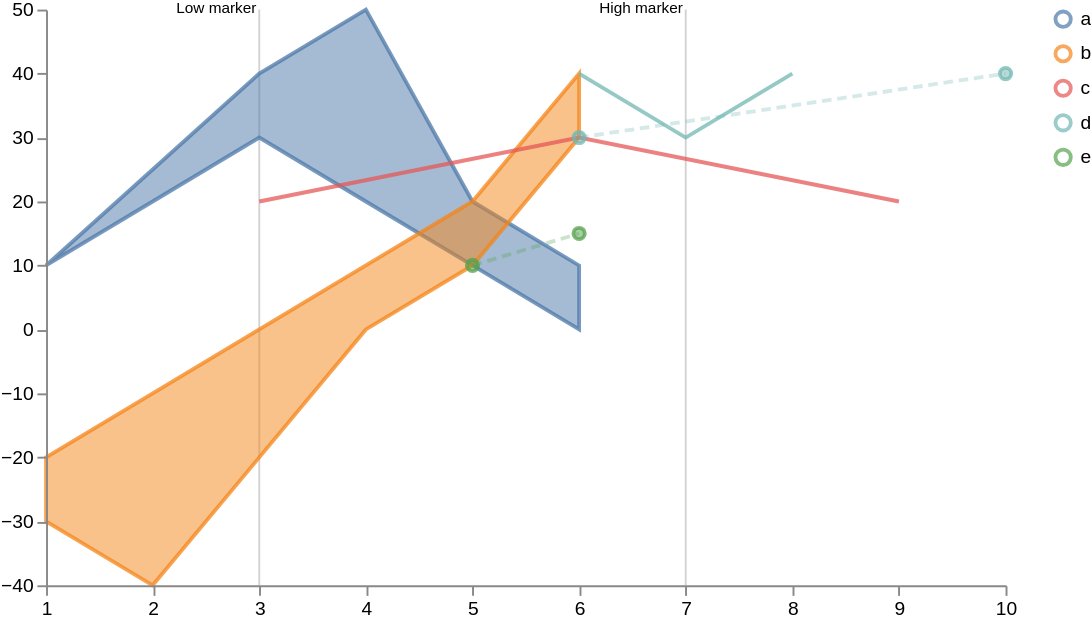

Here is the Vega-Lite specification saved for this chart:
### Vega specification from a JSON file in a GitHub repository (floating-point values rounded to 4 significant figures)
{"$schema": "https://vega.github.io/schema/vega/v5.json", "width": 500, "height": 300, "scales": [{"name": "xscale", "type": "linear", "range": "width", "zero": false, "domain": {"fields": [{"data": "distributions", "field": "timepoint"}, {"data": "traces", "field": "timepoint"}, {"data": "points", "field": "timepoint"}, {"data": "markers", "field": "timepoint"}]}}, {"name": "yscale", "type": "linear", "range": "height", "nice": true, "zero": true, "domain": {"fields": [{"data": "distributions", "field": "lower"}, {"data": "distributions", "field": "upper"}, {"data": "traces", "field": "value"}, {"data": "points", "field": "value"}]}}, {"name": "color", "type": "ordinal", "range": "category", "domain": {"fields": [{"data": "distributions", "field": "trajectory"}, {"data": "traces", "field": "trajectory"}, {"data": "points", "field": "trajectory"}], "sort": {"order": "ascending"}}}], "axes": [{"name": "x_axis", "orient": "bottom", "scale": "xscale", "zindex": 100}, {"name": "y_axis", "orient": "left", "scale": "yscale", "zindex": 100}], "signals": [{"name": "clear", "value": true, "on": [{"events": "mouseup[!event.item]", "update": "true", "force": true}]}, {"name": "shift", "value": false, "on": [{"events": "@legendSymbol:click, @legendLabel:click", "update": "event.shiftKey", "force": true}]}, {"name": "clicked", "value": null, "on": [{"events": "@legendSymbol:click, @legendLabel:click", "update": "{value: datum.value}", "force": true}]}, {"name": "clearData", "value": true, "on": [{"events": "mouseup[!event.item]", "update": "true", "force": true}]}, {"name": "clickedData", "value": null, "on": [{"events": "@area:click", "update": "{value: datum.trajectory}", "force": true}]}], "legends": [{"name": "color_legend", "stroke": "color", "encode": {"symbols": {"name": "legendSymbol", "interactive": true, "update": {"fill": {"value": "transparent"}, "strokeWidth": {"value": 2}, "opacity": [{"test": "!length(data('selected')) || indata('selected', 'value', datum.value) || indata('selectedData', 'value', datum.value)", "value": 0.7}, {"value": 0.15}], "size": {"value": 64}}}, "labels": {"name": "legendLabel", "interactive": true, "update": {"opacity": [{"test": "!length(data('selectedData')) || indata('selectedData', 'value', datum.value)", "value": 1}, {"value": 0.25}]}}}}], "marks": [{"type": "group", "zindex": 3, "name": "_points", "from": {"facet": {"name": "points_split", "data": "points", "groupby": "trajectory"}}, "marks": [{"type": "symbol", "name": "_points_symbol", "from": {"data": "points_split"}, "zindex": 3, "encode": {"update": {"x": {"scale": "xscale", "field": "timepoint"}, "y": {"scale": "yscale", "field": "value"}, "size": {"value": 35}, "strokeWidth": {"value": 2}, "fill": {"scale": "color", "field": "trajectory"}, "stroke": {"scale": "color", "field": "trajectory"}, "fillOpacity": [{"test": "!length(data('selected')) || indata('selected', 'value', datum.trajectory)", "value": 0.5}, {"value": 0.15}], "strokeOpacity": [{"test": "!length(data('selected')) || indata('selected', 'value', datum.trajectory)", "value": 0.75}, {"value": 0.15}], "tooltip": {"field": "value"}}, "hover": {"fillOpacity": {"value": 0.9}}}}, {"type": "line", "name": "_points_line", "from": {"data": "points_split"}, "zindex": 3, "encode": {"update": {"x": {"scale": "xscale", "field": "timepoint"}, "y": {"scale": "yscale", "field": "value"}, "strokeWidth": {"value": 2}, "stroke": {"scale": "color", "field": "trajectory"}, "interpolate": {"value": "linear"}, "strokeDash": {"value": [5, 3]}, "strokeOpacity": [{"test": "!length(data('selected')) || indata('selected', 'value', datum.trajectory)", "value": 0.3}, {"value": 0.1}]}, "hover": {"fillOpacity": {"value": 0.9}}}}]}, {"type": "group", "zindex": 2, "name": "_traces", "from": {"facet": {"name": "traces_split", "data": "traces", "groupby": "trajectory"}}, "marks": [{"type": "line", "name": "_traces_lines", "from": {"data": "traces_split"}, "encode": {"update": {"x": {"scale": "xscale", "field": "timepoint"}, "y": {"scale": "yscale", "field": "value"}, "strokeWidth": {"value": 2}, "stroke": {"scale": "color", "field": "trajectory"}, "interpolate": {"value": "linear"}, "strokeOpacity": [{"test": "!length(data('selected')) || indata('selected', 'value', datum.trajectory)", "value": 0.75}, {"value": 0.15}]}, "hover": {"fillOpacity": {"value": 0.9}}}}]}, {"type": "group", "name": "_distributions", "zindex": 1, "from": {"facet": {"name": "trajectory_split", "data": "distributions", "groupby": "trajectory"}}, "marks": [{"type": "area", "name": "area", "interactive": true, "from": {"data": "trajectory_split"}, "encode": {"update": {"x": {"scale": "xscale", "field": "timepoint"}, "y": {"scale": "yscale", "field": "upper"}, "y2": {"scale": "yscale", "field": "lower"}, "interpolate": {"value": "linear"}, "strokeWidth": {"value": 2}, "fill": {"scale": "color", "field": "trajectory"}, "stroke": {"scale": "color", "field": "trajectory"}, "fillOpacity": [{"test": "!length(data('selected')) || indata('selected', 'value', datum.trajectory)", "value": 0.5}, {"value": 0.15}], "strokeOpacity": [{"test": "!length(data('selected')) || indata('selected', 'value', datum.trajectory)", "value": 0.75}, {"value": 0.15}]}, "hover": {"fillOpacity": {"value": 0.9}}}}]}, {"type": "group", "name": "_markers", "marks": [{"type": "rule", "name": "_marker text", "from": {"data": "markers"}, "encode": {"enter": {"stroke": {"value": "lightgray"}}, "update": {"x": {"scale": "xscale", "field": "timepoint"}, "y2": {"value": 0}, "y": {"signal": "height"}, "opacity": {"value": 1}}}}, {"type": "text", "name": "_marker flags", "from": {"data": "_marker text"}, "encode": {"enter": {"text": {"field": "datum.label"}, "y": {"value": 0}, "fontSize": {"value": 8}}}, "transform": [{"type": "label", "lineAnchor": "start", "as": ["x", "_y", "opacity", "align", "baseline"], "offset": [1], "size": {"signal": "[width, height]"}}]}]}], "data": [{"name": "distributions", "values": [{"timepoint": 1, "upper": 10, "lower": 10, "trajectory": "a"}, {"timepoint": 2, "upper": 20, "lower": 25, "trajectory": "a"}, {"timepoint": 4, "upper": 20, "lower": 50, "trajectory": "a"}, {"timepoint": 6, "upper": 0, "lower": 10, "trajectory": "a"}, {"timepoint": 1, "upper": -30, "lower": -20, "trajectory": "b"}, {"timepoint": 5, "upper": 10, "lower": 20, "trajectory": "a"}, {"timepoint": 2, "upper": -40, "lower": -10, "trajectory": "b"}, {"timepoint": 3, "upper": -20, "lower": 0, "trajectory": "b"}, {"timepoint": 3, "upper": 30, "lower": 40, "trajectory": "a"}, {"timepoint": 5, "upper": 10, "lower": 20, "trajectory": "b"}, {"timepoint": 4, "upper": 0, "lower": 10, "trajectory": "b"}, {"timepoint": 6, "upper": 30, "lower": 40, "trajectory": "b"}], "transform": [{"type": "collect", "sort": {"field": ["trajectory", "timepoint"]}}]}, {"name": "traces", "values": [{"timepoint": 6, "value": 30, "trajectory": "c"}, {"timepoint": 9, "value": 20, "trajectory": "c"}, {"timepoint": 3, "value": 20, "trajectory": "c"}, {"timepoint": 7, "value": 30, "trajectory": "d"}, {"timepoint": 6, "value": 40, "trajectory": "d"}, {"timepoint": 8, "value": 40, "trajectory": "d"}], "transform": [{"type": "filter", "expr": "isValid(datum.value)"}, {"type": "collect", "sort": {"field": ["trajectory", "timepoint"]}}]}, {"name": "points", "values": [{"timepoint": 6, "value": 30, "trajectory": "d"}, {"timepoint": 10, "value": 40, "trajectory": "d"}, {"timepoint": 5, "value": 10, "trajectory": "e"}, {"timepoint": 6, "value": 15, "trajectory": "e"}]}, {"name": "markers", "values": [{"timepoint": 3, "label": "Low marker"}, {"timepoint": 7, "label": "High marker"}]}, {"name": "selected", "on": [{"trigger": "clear", "remove": true}, {"trigger": "!shift", "remove": true}, {"trigger": "!shift && clicked", "insert": "clicked"}, {"trigger": "shift && clicked", "toggle": "clicked"}]}, {"name": "selectedData", "on": [{"trigger": "clearData", "remove": true}, {"trigger": "clickedData", "toggle": "clickedData"}]}]}
